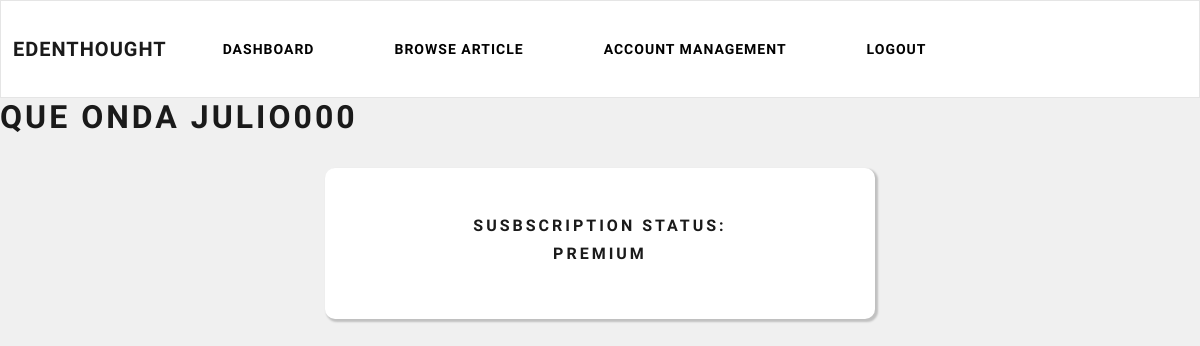
Page /client/client-dashboard (signed in) on the earlier database version.
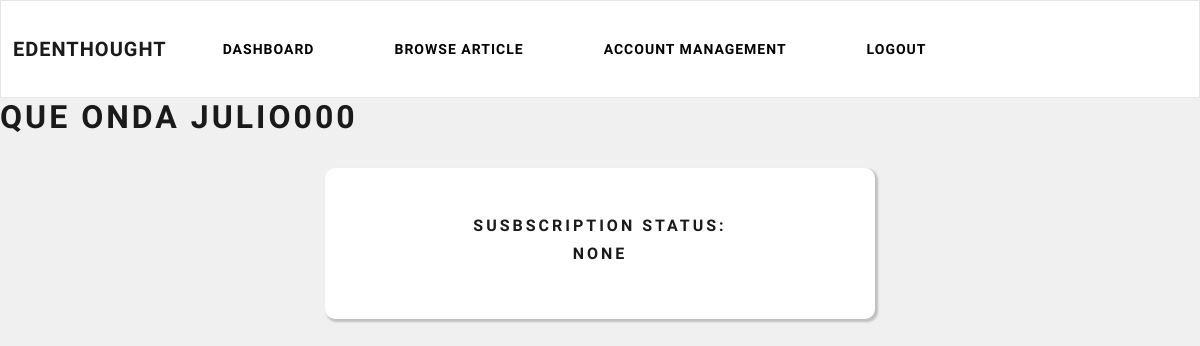
Same page on the later database version.
### account/models.py (models this page shows, shortened)
class CustomUser(AbstractBaseUser, PermissionsMixin):
    username=None
    email = models.EmailField(unique=True)
    first_name = models.CharField(max_length=80)
    last_name = models.CharField(max_length=135)
    is_active = models.BooleanField(default=True)
    is_staff = models.BooleanField(default=False)
    date_joined = models.DateTimeField(default=now)
    is_writer = models.BooleanField(default=True, verbose_name="Are you a writer?")
    api_key = models.TextField(default="Introduce tu API-KEY de scrapeak")
    USERNAME_FIELD = 'email'
    REQUIRED_FIELDS = []
    objects = CustomUserManager()

### client/models.py (models this page shows, shortened)
class Subscription(models.Model):
    subscriber_name = models.CharField(max_length=300)
    subscription_plan = models.CharField(max_length=255)
    subscription_cost = models.CharField(max_length=255)
    paypal_subscription_id = models.CharField(max_length=300)
    is_active = models.BooleanField(default=False)
    user = models.OneToOneField(CustomUser,max_length=10, on_delete=models.CASCADE, unique=True)

### client/views.py (the view)
# urls.py: path('client-dashboard', views.client_dashboard, name="client-dashboard"),
@login_required(login_url='my_login')
def client_dashboard(request):
    try:
        subsDetails = Subscription.objects.get(user=request.user)
        subscription_plan = subsDetails.subscription_plan
        context = {'SubPlan':subscription_plan}
        return render(request, 'client/client-dashboard.html', context)
    except:
        subscription_plan = "None"
        context = {'SubPlan': subscription_plan}
        return render(request, 'client/client-dashboard.html', context)

### client/templates/client/client-dashboard.html
{% extends 'client/navbar.html' %}
{% block content %}
<h1>QUE ONDA {{user.first_name}} </h1>
<br>
    <div class="container bg-white shadow-md p-5 form-layout text-center">
        <h5>Susbscription status:</h5>
        <h5> {{SubPlan|upper}} </h5>
    </div>
{% endblock %}

### client/templates/client/navbar.html (shortened to what this page needs)
{% load static %}
<html>
        <head>
          <link rel="stylesheet" type="text/css" href="https://bootswatch.com/5/lux/bootstrap.min.css">
          <link rel="stylesheet" type="text/css" href="{% static 'css/styles.css' %}">
        </head>
        <body>
            <nav class="navbar navbar-expand-lg navbar-light bg-light justify-content-center">
                <a class="navbar-brand main-heading">
                &nbsp; Edenthought
                </a>
                <div class="collapse navbar-collapse text-center" id="navbarNavDropdown">
                    <ul class="navbar-nav ml-auto">
                        <li class="nav-item">
                            <a class="btn btn-secondary navbar-btn" type="button"  href="{% url 'client-dashboard' %}">Dashboard</a>
                        </li>
                        <li class="nav-item">
                            <a class="btn btn-secondary navbar-btn" type="button"  href="{% url 'browse-articles' %}">Browse article</a>
                        </li>
                        <li class="nav-item">
                            <a class="btn btn-secondary navbar-btn" type="button"  href="{% url 'account-management-client' %}">Account management</a>
                        </li>
                        <li class="nav-item">
                            <a class="btn btn-secondary navbar-btn" type="button"  href="{% url 'user-logout' %}">Logout</a>
                        </li>
                    </ul>
                </div>
            </nav>
        {% block content %}
        {% endblock %}
        </body>
</html>

### static/css/styles.css (style rules this page uses)
body { background-color: #f0f0f0; overflow-x: hidden; }
.form-layout { width: 550px; border-radius: 10px; box-shadow: 2px 2px 2px 1px rgba(0, 0, 0, 0.2); }

Differences in the rows shown:
removed Subscription: subscription_plan "PREMIUM"
Other differences:
{{ SubPlan|upper }}: (not shown) → "NONE"
